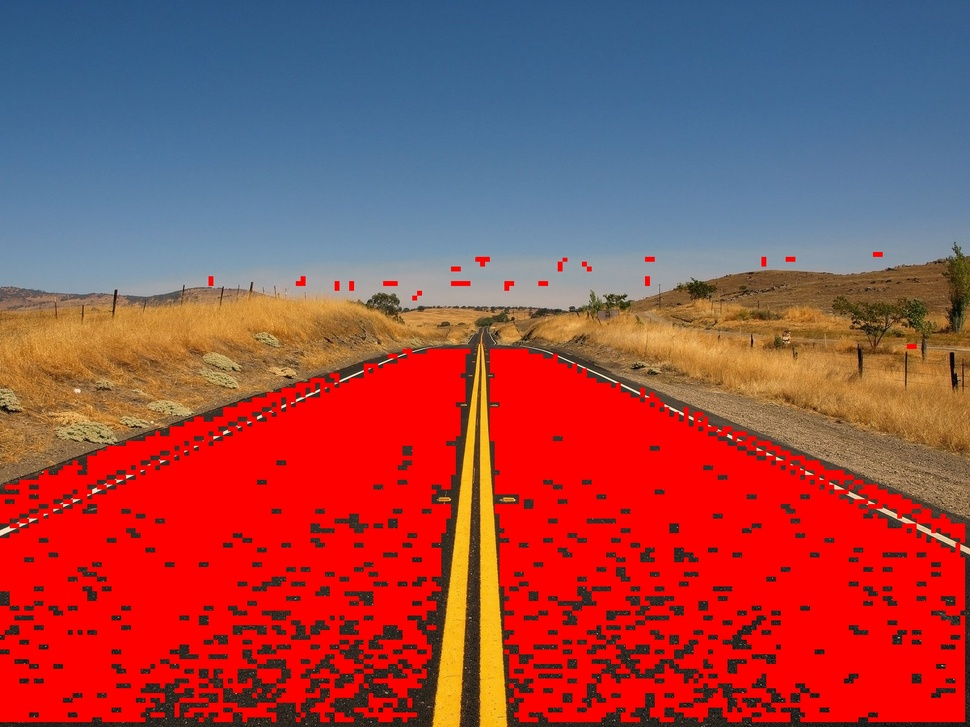
#> input picture colored_patch_size=8.jpg, 970 x 727 px, shrunk from 1600 x 1200 before the run
$ python -i sobel.py   (imports and definitions only)   (older library calls are emulated)
#> lines starting #> are read from the running program, lines starting #| are printed output that depends on the picture
#> further down, picture is the input picture: shape (727, 970, 3); mean B, G, R 75.7, 74.1, 152.7

import cv2
import numpy as np
from matplotlib import pyplot as plt

def sobel_and_morphology(img):
    """
    Sobel operator with morphological processing

    Parameters:
        img: Input image (grayscale)
    Returns:
        sobel_combined: Combined Sobel edges
    """
    # 1. 先進行高斯模糊以減少噪聲
    blurred = cv2.GaussianBlur(img, (3, 3), 0)

    # 2. 計算 Sobel 梯度
    # X 方向邊緣檢測
    sobelx = cv2.Sobel(blurred, cv2.CV_64F, 1, 0, ksize=3)
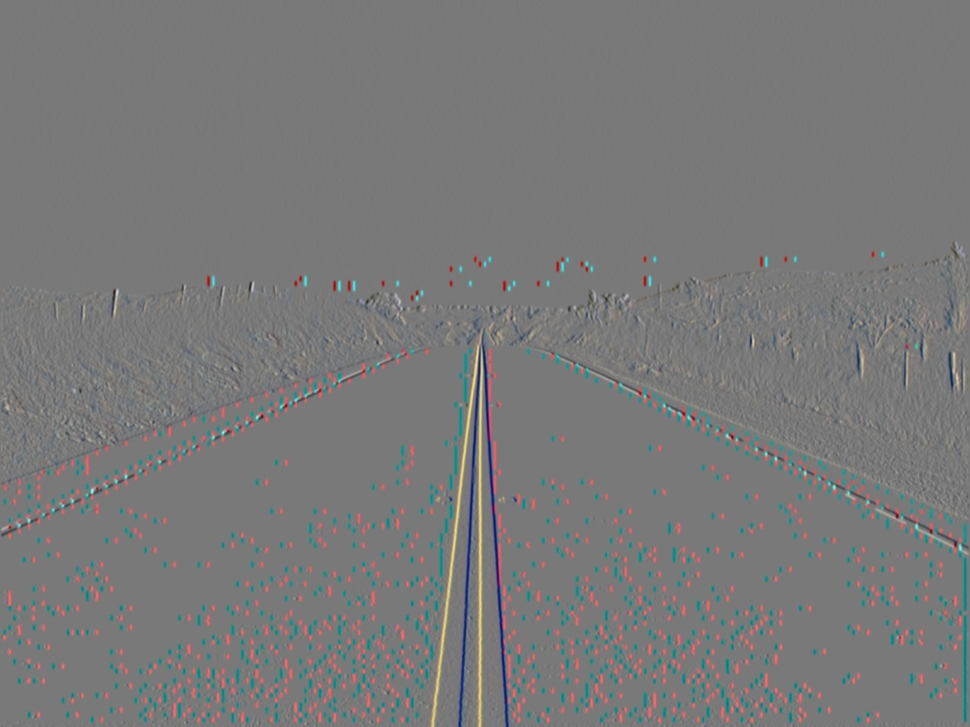
#> sobelx: shape (727, 970, 3) float64; mean B, G, R 0, 0.1, -0.4; drawn with min black and max white
    abs_sobelx = cv2.convertScaleAbs(sobelx)  # 轉換為 uint8
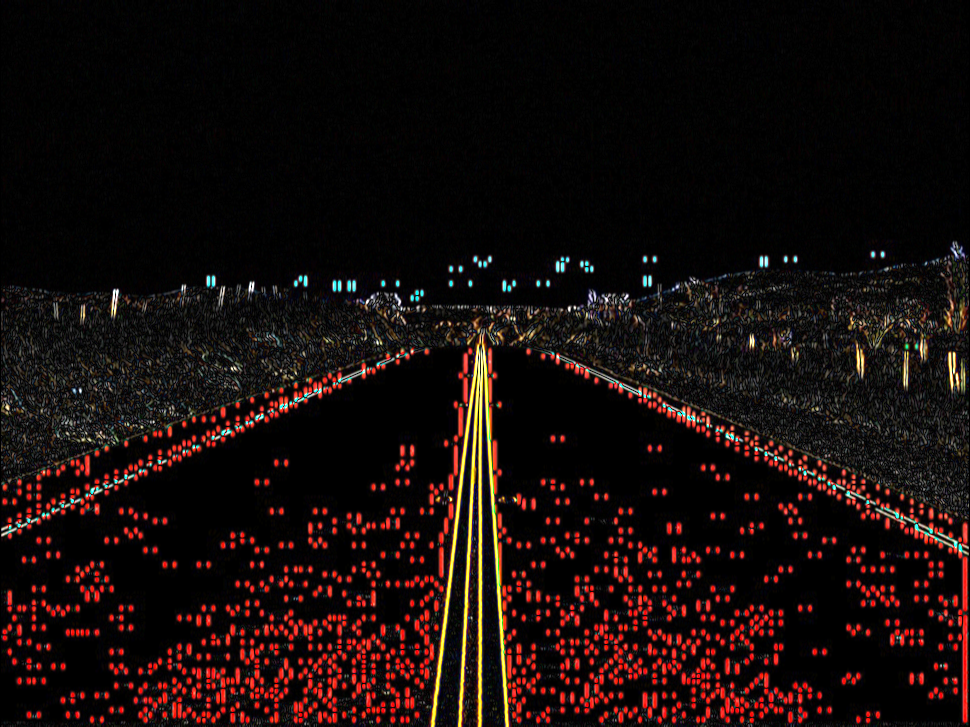
#> abs_sobelx: shape (727, 970, 3); mean B, G, R 11.1, 12.9, 24.4

    # Y 方向邊緣檢測
    sobely = cv2.Sobel(blurred, cv2.CV_64F, 0, 1, ksize=3)
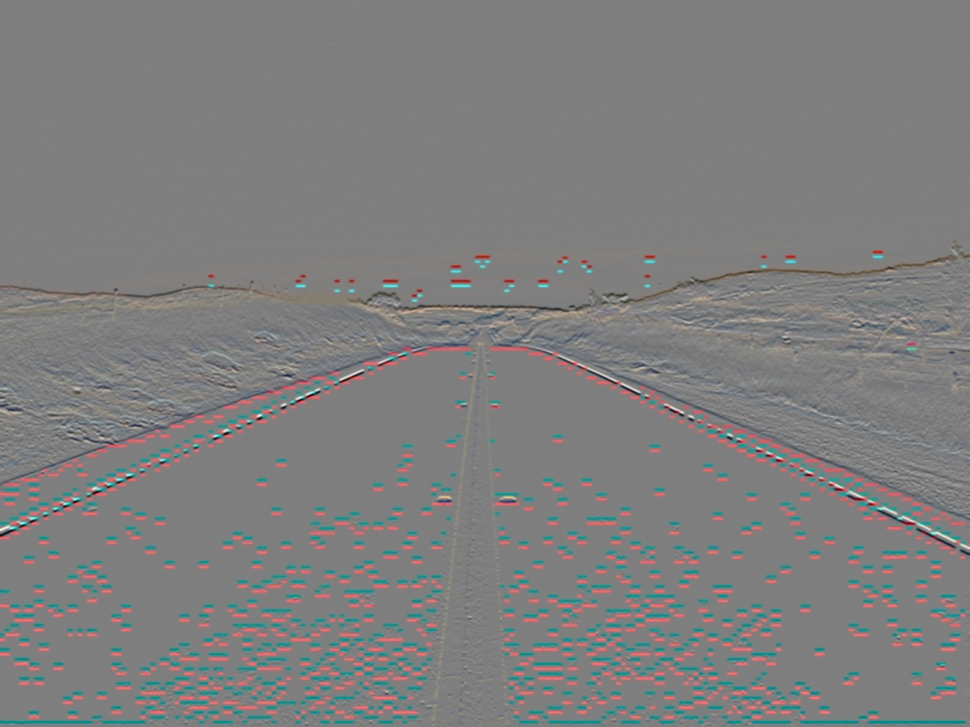
#> sobely: shape (727, 970, 3) float64; mean B, G, R -1.1, -0.5, 0.1; drawn with min black and max white
    abs_sobely = cv2.convertScaleAbs(sobely)
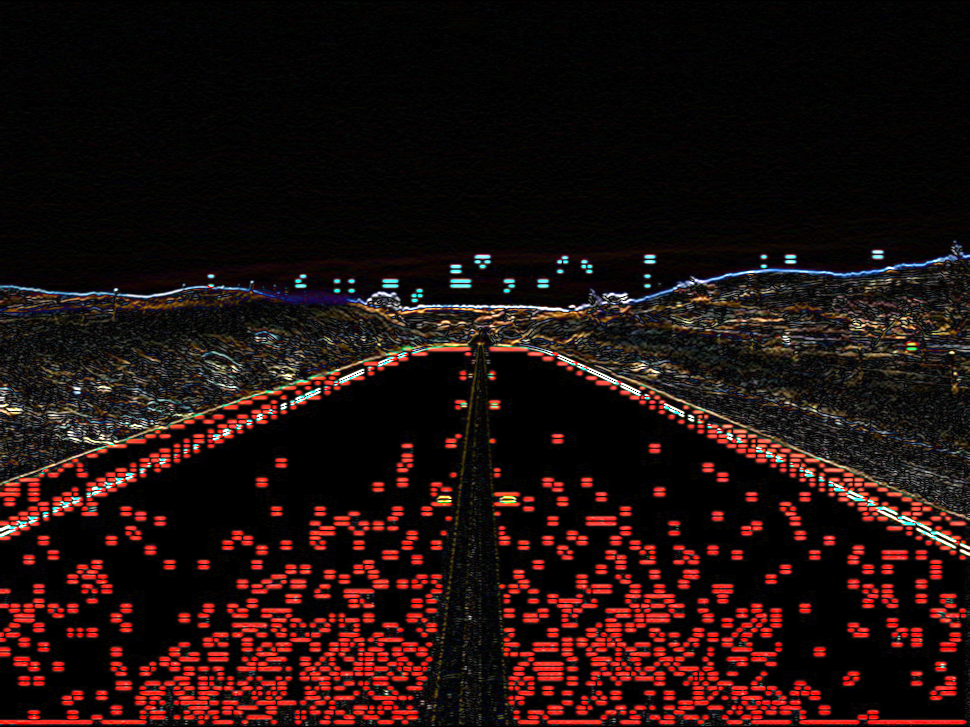
#> abs_sobely: shape (727, 970, 3); mean B, G, R 14.5, 16, 33.1

    # 3. 合併兩個方向
    sobel_combined = cv2.addWeighted(abs_sobelx, 0.5, abs_sobely, 0.5, 0)
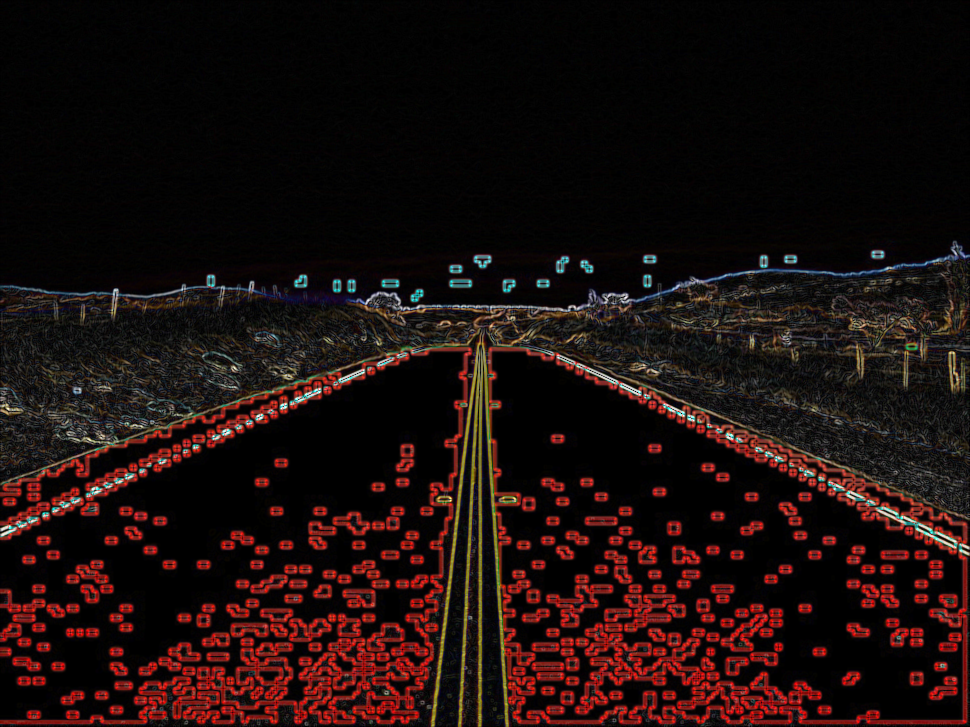
#> sobel_combined: shape (727, 970, 3); mean B, G, R 12.8, 14.4, 28.8

    return sobel_combined

>>> import cv2
>>> picture = cv2.imread('colored_patch_size=8.jpg')
>>> result = sobel_and_morphology(picture)
